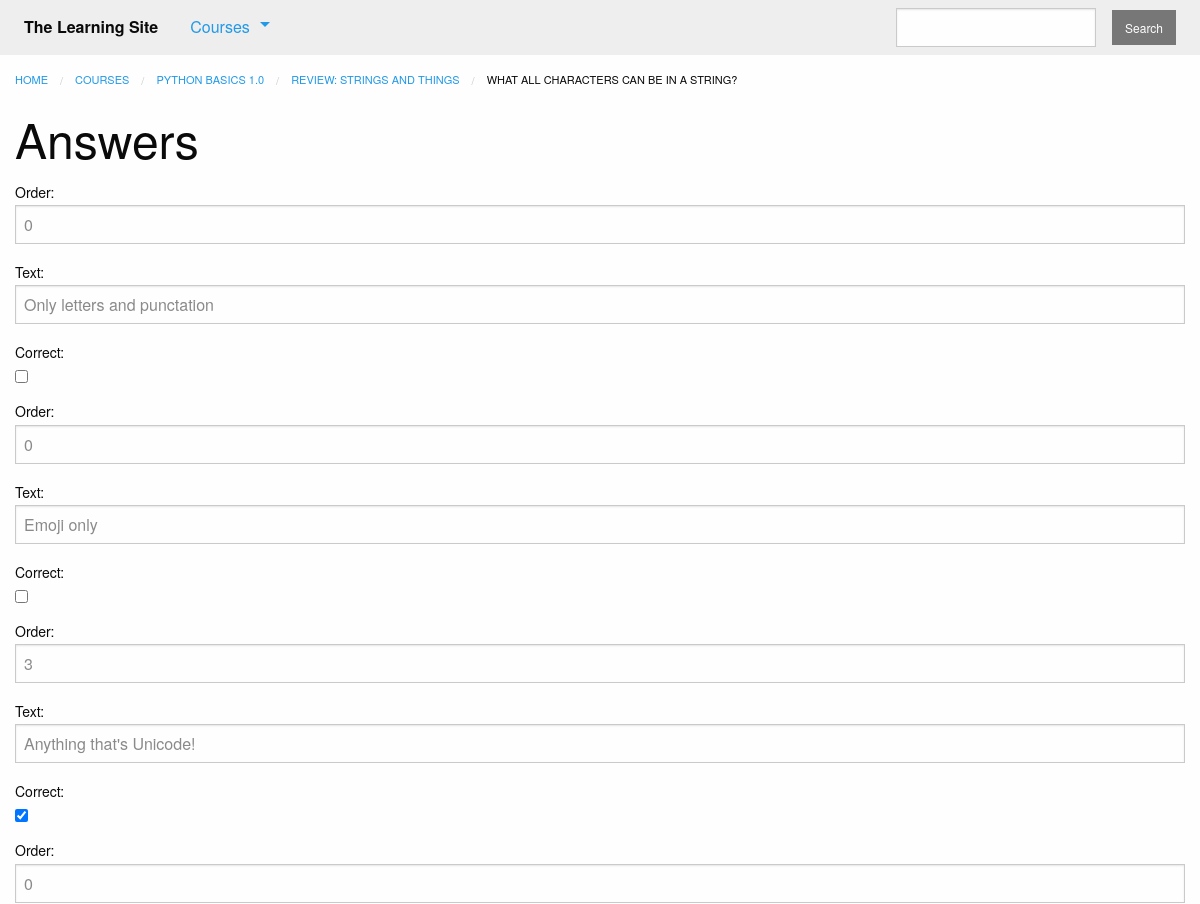
Page /courses/2/create_answer/ (signed in, upper part) on the earlier database version.
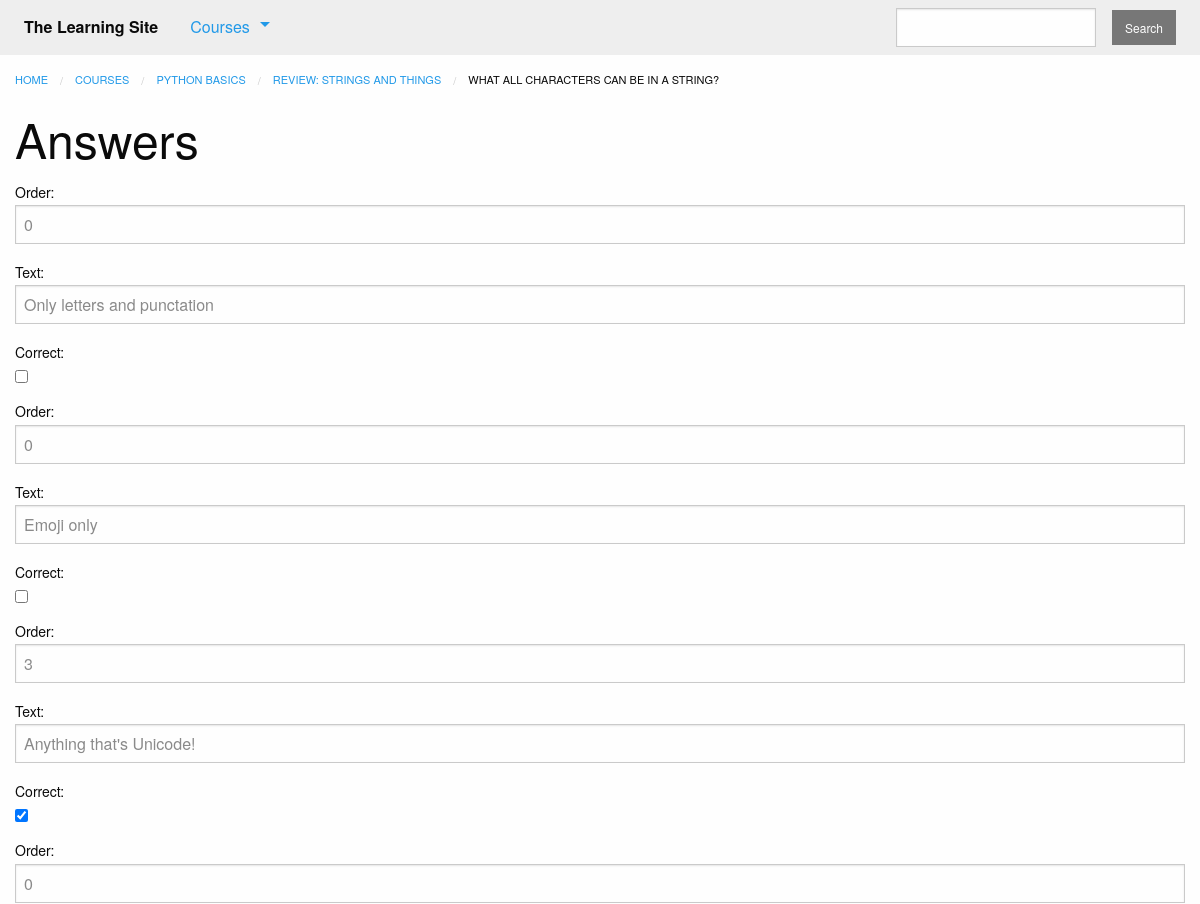
Same page on the later database version.
### courses/models.py (models this page shows, shortened)
class Question(models.Model):
    quiz = models.ForeignKey(Quiz, on_delete=models.CASCADE)
    order = models.IntegerField(default=0)
    prompt = models.TextField()
    class Meta:
        ordering = ['order', ]
    def __str__(self):
        return self.prompt

class Step(models.Model):
    title = models.CharField(max_length=255)
    description = models.TextField()
    order = models.IntegerField(default=0)
    course = models.ForeignKey(Course, on_delete=models.CASCADE)
    class Meta:
        abstract = True
        ordering = ['order', ]

class Quiz(Step):
    total_questions = models.IntegerField(default=4)
    times_taken = models.IntegerField(default=0, editable=False)
    class Meta:
        verbose_name_plural = "Quizzes"

class Course(models.Model):
    created_at = models.DateTimeField(auto_now_add=True)
    title = models.CharField(max_length=255)
    description = models.TextField()
    teacher = models.ForeignKey(User, on_delete=models.CASCADE)
    subject = models.CharField(default='', max_length=100)
    published = models.BooleanField(default=False)

### courses/views.py (the view, shortened to what this page needs)
# urls.py: path('<int:question_pk>/create_answer/', views.answer_form, name='answer_create'),
@login_required
def answer_form(request, question_pk, answer_pk=None):
    question = get_object_or_404(models.Question, pk=question_pk)
    formset = forms.AnswerFormSet(queryset=question.answer_set.all())
    return render(request, 'courses/answer_form.html', {
        'formset': formset,
        'question': question
    })

### courses/templatetags/course_extras.py (called while the page is built)
@register.inclusion_tag('courses/course_nav.html')
def nav_courses_list():
    courses = Course.objects.filter(published=True).order_by('-created_at').values('id', 'title')[:5]
    return {'courses': courses}

### courses/templates/courses/answer_form.html (shortened to what this page needs)
{% extends "courses/layout.html" %}
{% load course_extras %}
{% block breadcrumbs %}
    <li><a href="{% url 'courses:detail' pk=question.quiz.course.pk %}">{{ question.quiz.course.title }}</a></li>
    <li><a href="{% url 'courses:quiz' course_pk=question.quiz.course.pk step_pk=question.quiz.pk %}">{{ question.quiz.title }}</a></li>
    <li>{{ question.prompt }}</li>
{% endblock %}
{% block content %}
    <div class="row columns">
        {{ block.super }}
    </div>
    <div class="row columns">
        <h1>Answers</h1>
        <form method="POST" action="">
            <section>
                {{ formset }}
            </section>
        </form>
    </div>
{% endblock %}

Differences in the rows shown:
changed through a linked row, Question "WHAT ALL CHARACTERS CAN BE IN A STRING?": quiz.course "PYTHON BASICS 1.0" → "PYTHON BASICS"
